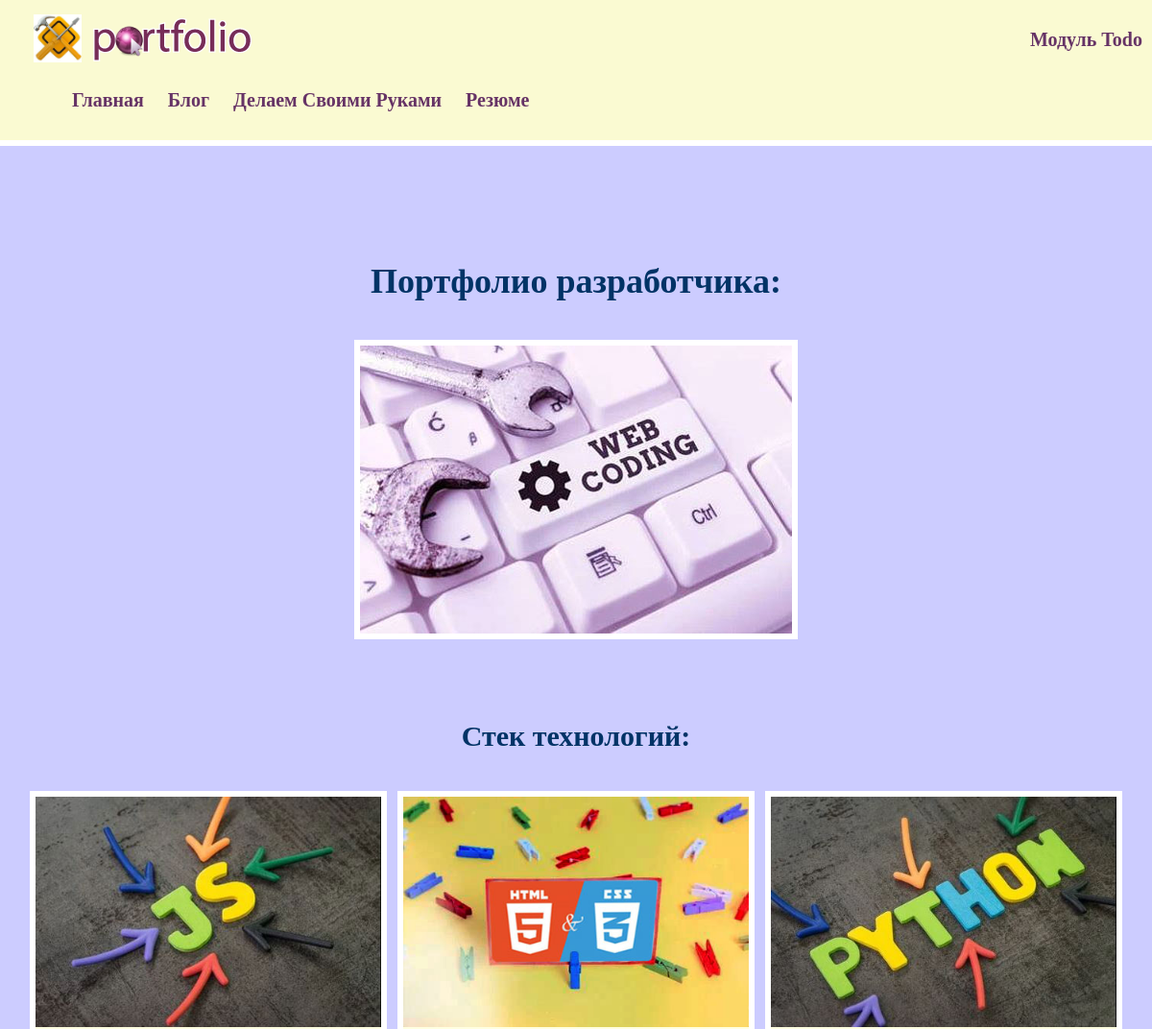
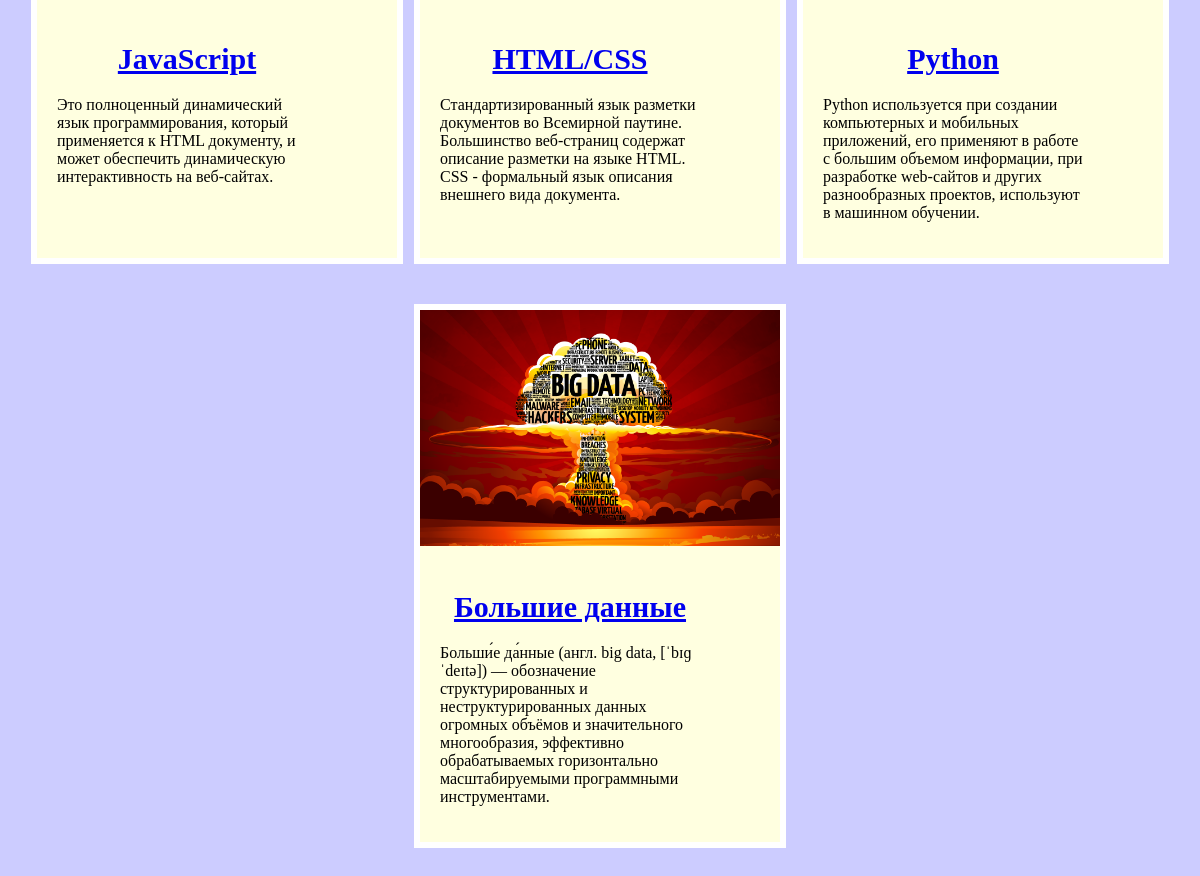
The page / on the database its author committed (2 pictures, top to bottom).
### skills/models.py (models this page shows, shortened)
class Skills(models.Model):
    title = models.CharField(max_length=100)
    description = models.CharField(max_length=250)
    image = models.ImageField(upload_to='skills/images/')
    url = models.URLField(blank=True)
    user = models.ForeignKey(User, on_delete=models.CASCADE)

### skills/views.py (the view)
# urls.py: path('', skills_views.index, name='skills_index'),
def index(request):
    projects = Skills.objects.all()
    return render(request, 'skills/skills_index.html', {'projects': projects})

### skills/templates/skills/skills_index.html
{% extends 'skills/base.html' %}
{% block content %}
{% load static %}
<h1>Портфолио разработчика: </h1>
<div class="img">
    <img src="{% static 'skills/wc.jpg' %}" alt="">
</div>
<h2>Стек технологий: </h2>
<div class="block">
    {% for project in projects %}
    <div class="element">
        <div><img src="{{ project.image.url }}" alt=""></div>
        <div class="text">
            <h2><a href="{{ project.url }}" target="_blank">{{ project.title }}</a></h2>
            <p>{{ project.description }}</p>
        </div>
    </div>
    {% endfor %}
</div>
{% endblock %}

### skills/static/css/style1.css (style rules this page uses)
body { font: 18px 'Migha' Arial, Helvetica, sans-serif; background: #CCCCFF; padding: 0; margin: 0; }
.block { display: flex; flex-wrap: wrap; justify-content: space-evenly; margin-bottom: 60px; }
.element, .count { background: lightyellow; border: 6px solid #fff; margin: 20px 0; }
.text { width: 300px; padding: 20px; box-sizing: border-box; }
.block img { max-width: 360px; }
.content h1 { text-align: center; margin: 60px 0 40px; font-size: 36px; }
.img + h2, .text h2 { text-align: center; margin: 20px 0; font-size: 30px; }
.img { text-align: center; margin-bottom: 60px; }
.img img { border: 6px solid #FFF; }
h1, h2 { color: #003366; }

### rows shown on the page
Skills: image (picture), title "JavaScript", description "Это полноценный динамический язык программирования, который применяется к HTML документу, и может обеспечить динамическую интерактивность на веб-сайтах."
Skills: image (picture), title "HTML/CSS", description "Стандартизированный язык разметки документов во Всемирной паутине. Большинство веб-страниц содержат описание разметки на языке HTML. CSS - формальный язык описания внешнего вида документа."
Skills: image (picture), title "Python", description "Python используется при создании компьютерных и мобильных приложений, его применяют в работе с большим объемом информации, при разработке web-сайтов и других разнообразных проектов, используют в машинном обучении."
Skills: image (picture), title "Большие данные", description "Больши́е да́нные (англ. big data, [ˈbɪɡ ˈdeɪtə]) — обозначение структурированных и неструктурированных данных огромных объёмов и значительного многообразия, эффективно обрабатываемых горизонтально масштабируемыми программными инструментами."
